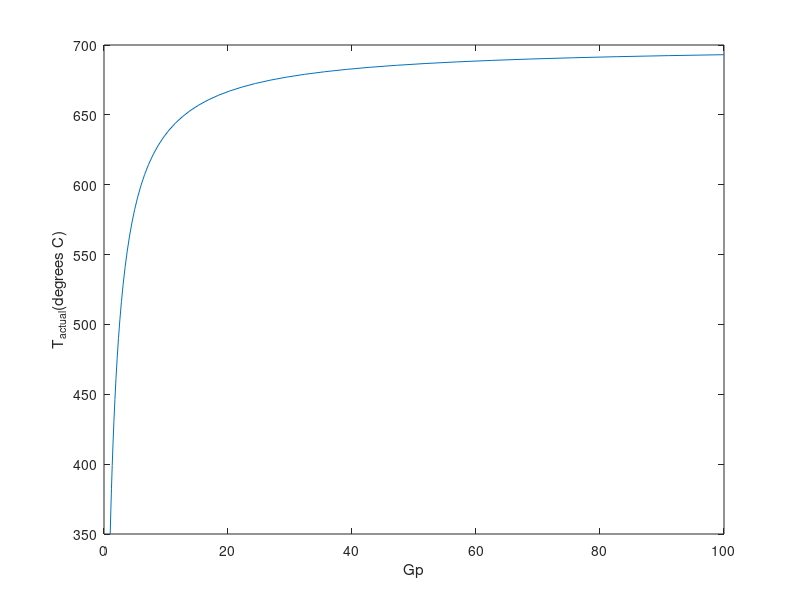

The MATLAB script that drew this image:
temp = 700;
gp = logspace(0,2);
y = (gp*temp)./(1+gp);
figure;
plot(gp,y);
xlabel('Gp');
ylabel('T_{actual}(degrees C)');